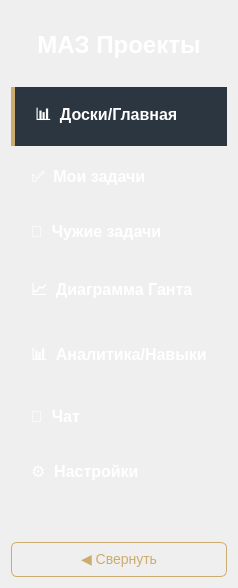
<?xml version="1.0" encoding="UTF-8"?>
<ui version="4.0">
 <class>LeftPanel</class>
 <widget class="QWidget" name="leftPanel">
  <layout class="QVBoxLayout" name="verticalLayout_2">
   <item>
    <widget class="QLabel" name="label">
     <property name="styleSheet">
      <string notr="true">QLabel {
    color: white;
    font-size: 24px;
    font-weight: bold;
    padding: 20px;
    border-bottom: 2px solid #ccab6e;
}</string>
     </property>
     <property name="text">
      <string>МАЗ Проекты</string>
     </property>
     <property name="alignment">
      <set>Qt::AlignCenter</set>
     </property>
    </widget>
   </item>
   <item>
    <widget class="QPushButton" name="btnMain">
     <property name="styleSheet">
      <string notr="true">QPushButton {
    color: white;
    font-size: 16px;
    font-weight: bold;
    padding: 15px 20px;
    text-align: left;
    border: none;
    background-color: transparent;
}
QPushButton:hover {
    background-color: #2C3640;
    border-left: 4px solid #D22730;
}
QPushButton:checked {
    background-color: #2C3640;
    border-left: 4px solid #ccab6e;
}</string>
     </property>
     <property name="text">
      <string>📊  Доски/Главная</string>
     </property>
     <property name="checkable">
      <bool>true</bool>
     </property>
     <property name="checked">
      <bool>true</bool>
     </property>
    </widget>
   </item>
   <item>
    <widget class="QPushButton" name="btnMyTasks">
     <property name="styleSheet">
      <string notr="true">QPushButton {
    color: white;
    font-size: 16px;
    font-weight: bold;
    padding: 15px 20px;
    text-align: left;
    border: none;
    background-color: transparent;
}
QPushButton:hover {
    background-color: #2C3640;
    border-left: 4px solid #D22730;
}
QPushButton:checked {
    background-color: #2C3640;
    border-left: 4px solid #ccab6e;
}</string>
     </property>
     <property name="text">
      <string>✅  Мои задачи</string>
     </property>
     <property name="checkable">
      <bool>true</bool>
     </property>
    </widget>
   </item>
   <item>
    <widget class="QPushButton" name="btnOtherTasks">
     <property name="styleSheet">
      <string notr="true">QPushButton {
    color: white;
    font-size: 16px;
    font-weight: bold;
    padding: 15px 20px;
    text-align: left;
    border: none;
    background-color: transparent;
}
QPushButton:hover {
    background-color: #2C3640;
    border-left: 4px solid #D22730;
}
QPushButton:checked {
    background-color: #2C3640;
    border-left: 4px solid #ccab6e;
}</string>
     </property>
     <property name="text">
      <string>👥  Чужие задачи</string>
     </property>
     <property name="checkable">
      <bool>true</bool>
     </property>
    </widget>
   </item>
   <item>
    <widget class="QPushButton" name="btnGantt">
     <property name="styleSheet">
      <string notr="true">QPushButton {
    color: white;
    font-size: 16px;
    font-weight: bold;
    padding: 15px 20px;
    text-align: left;
    border: none;
    background-color: transparent;
}
QPushButton:hover {
    background-color: #2C3640;
    border-left: 4px solid #D22730;
}
QPushButton:checked {
    background-color: #2C3640;
    border-left: 4px solid #ccab6e;
}</string>
     </property>
     <property name="text">
      <string>📈  Диаграмма Ганта</string>
     </property>
     <property name="checkable">
      <bool>true</bool>
     </property>
    </widget>
   </item>
   <item>
    <widget class="QPushButton" name="btnAnalytics">
     <property name="styleSheet">
      <string notr="true">QPushButton {
    color: white;
    font-size: 16px;
    font-weight: bold;
    padding: 15px 20px;
    text-align: left;
    border: none;
    background-color: transparent;
}
QPushButton:hover {
    background-color: #2C3640;
    border-left: 4px solid #D22730;
}
QPushButton:checked {
    background-color: #2C3640;
    border-left: 4px solid #ccab6e;
}</string>
     </property>
     <property name="text">
      <string>📊  Аналитика/Навыки</string>
     </property>
     <property name="checkable">
      <bool>true</bool>
     </property>
    </widget>
   </item>
   <item>
    <widget class="QPushButton" name="btnChat">
     <property name="styleSheet">
      <string notr="true">QPushButton {
    color: white;
    font-size: 16px;
    font-weight: bold;
    padding: 15px 20px;
    text-align: left;
    border: none;
    background-color: transparent;
}
QPushButton:hover {
    background-color: #2C3640;
    border-left: 4px solid #D22730;
}
QPushButton:checked {
    background-color: #2C3640;
    border-left: 4px solid #ccab6e;
}</string>
     </property>
     <property name="text">
      <string>💬  Чат</string>
     </property>
     <property name="checkable">
      <bool>true</bool>
     </property>
    </widget>
   </item>
   <item>
    <widget class="QPushButton" name="btnSettings">
     <property name="styleSheet">
      <string notr="true">QPushButton {
    color: white;
    font-size: 16px;
    font-weight: bold;
    padding: 15px 20px;
    text-align: left;
    border: none;
    background-color: transparent;
}
QPushButton:hover {
    background-color: #2C3640;
    border-left: 4px solid #D22730;
}
QPushButton:checked {
    background-color: #2C3640;
    border-left: 4px solid #ccab6e;
}</string>
     </property>
     <property name="text">
      <string>⚙️  Настройки</string>
     </property>
     <property name="checkable">
      <bool>true</bool>
     </property>
    </widget>
   </item>
   <item>
    <spacer name="verticalSpacer">
     <property name="orientation">
      <enum>Qt::Vertical</enum>
     </property>
     <property name="sizeHint" stdset="0">
      <size>
       <width>20</width>
       <height>40</height>
      </size>
     </property>
    </spacer>
   </item>
   <item>
    <widget class="QPushButton" name="btnCollapse">
     <property name="styleSheet">
      <string notr="true">QPushButton {
    background-color: transparent;
    color: #ccab6e;
    font-size: 14px;
    border: 1px solid #ccab6e;
    border-radius: 6px;
    padding: 8px;
}
QPushButton:hover {
    background-color: #ccab6e;
    color: white;
}</string>
     </property>
     <property name="text">
      <string>◀ Свернуть</string>
     </property>
    </widget>
   </item>
  </layout>
 </widget>
</ui>
